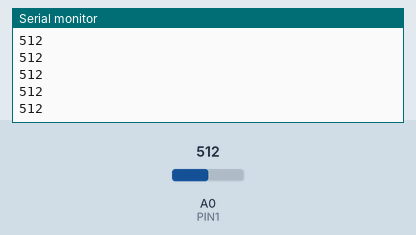
Simulated run of this sketch. Board: Arduino Uno, built with avr-gcc and run on an emulated ATmega328P. Shown: the last lines printed to the serial monitor. Inputs (shaded band) come from the test bench; at power-on: A0 (PIN1) = 512.

Above: at 1.2 s.
1.3 s: A0 (PIN1) set to 716
At 2.2 s:
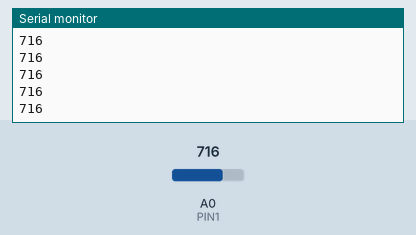
2.8 s: A0 (PIN1) set to 900
At 3.9 s:
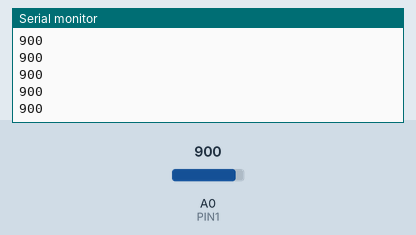
Timing chart, 0 to 5.8 s (numbered marks = the images above; inputs shaded):
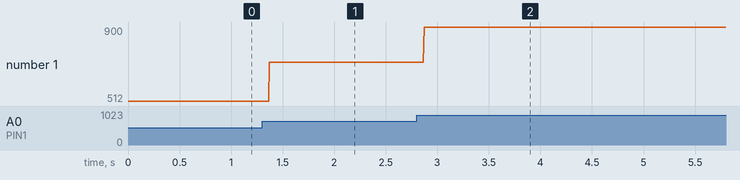

Measured:
- after the input at 1.3 s, the serial monitor: prints a new line after 0.07 s (image 1)
- after the input at 2.8 s, the serial monitor: prints a new line after 0.07 s (image 2)
- plotted number 1: 512 → 716 after the input at 1.3 s, 716 → 900 after the input at 2.8 s

The sketch:

Soil-Moisture-Test.ino
```cpp
//----CONFIG----
#define PIN1 A0

void setup() {
  Serial.begin(9600);
}

void loop() {
  int moisture = analogRead(PIN1);
  Serial.println(moisture);
}
```
